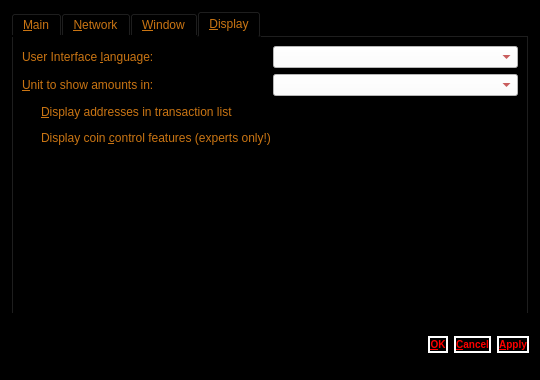
<?xml version="1.0" encoding="UTF-8"?>
<ui version="4.0">
 <class>OptionsDialog</class>
 <widget class="QDialog" name="OptionsDialog">
  <property name="geometry">
   <rect>
    <x>0</x>
    <y>0</y>
    <width>540</width>
    <height>380</height>
   </rect>
  </property>
  <property name="windowTitle">
   <string>Options</string>
  </property>
  <property name="styleSheet">
   <string notr="true">color: rgb(202, 117, 19);
background-color: rgb(0, 0, 0);
</string>
  </property>
  <property name="modal">
   <bool>true</bool>
  </property>
  <layout class="QVBoxLayout" name="verticalLayout">
   <item>
    <widget class="QTabWidget" name="tabWidget">
     <property name="tabPosition">
      <enum>QTabWidget::North</enum>
     </property>
     <property name="currentIndex">
      <number>3</number>
     </property>
     <widget class="QWidget" name="tabMain">
      <attribute name="title">
       <string>&amp;Main</string>
      </attribute>
      <layout class="QVBoxLayout" name="verticalLayout_Main">
       <item>
        <widget class="QLabel" name="transactionFeeInfoLabel">
         <property name="text">
          <string>Optional transaction fee per kB that helps make sure your transactions are processed quickly. Most transactions are 1 kB. Fee 0.01 recommended.</string>
         </property>
         <property name="textFormat">
          <enum>Qt::PlainText</enum>
         </property>
         <property name="wordWrap">
          <bool>true</bool>
         </property>
        </widget>
       </item>
       <item>
        <layout class="QHBoxLayout" name="horizontalLayout_Main">
         <item>
          <widget class="QLabel" name="transactionFeeLabel">
           <property name="text">
            <string>Pay transaction &amp;fee</string>
           </property>
           <property name="textFormat">
            <enum>Qt::PlainText</enum>
           </property>
           <property name="buddy">
            <cstring>transactionFee</cstring>
           </property>
          </widget>
         </item>
         <item>
          <widget class="BitcoinAmountField" name="transactionFee">
           <property name="styleSheet">
            <string notr="true">color: rgb(170, 0, 0);
background-color: rgb(255, 255, 255);</string>
           </property>
          </widget>
         </item>
         <item>
          <spacer name="horizontalSpacer_Main">
           <property name="orientation">
            <enum>Qt::Horizontal</enum>
           </property>
           <property name="sizeHint" stdset="0">
            <size>
             <width>40</width>
             <height>20</height>
            </size>
           </property>
          </spacer>
         </item>
        </layout>
       </item>
       <item>
        <widget class="QCheckBox" name="bitcoinAtStartup">
         <property name="toolTip">
          <string>Automatically start Darsek after logging in to the system.</string>
         </property>
         <property name="text">
          <string>&amp;Start Darsek on system login</string>
         </property>
        </widget>
       </item>
       <item>
        <widget class="QCheckBox" name="detachDatabases">
         <property name="toolTip">
          <string>Detach block and address databases at shutdown. This means they can be moved to another data directory, but it slows down shutdown. The wallet is always detached.</string>
         </property>
         <property name="text">
          <string>&amp;Detach databases at shutdown</string>
         </property>
        </widget>
       </item>
       <item>
        <spacer name="verticalSpacer_Main">
         <property name="orientation">
          <enum>Qt::Vertical</enum>
         </property>
         <property name="sizeHint" stdset="0">
          <size>
           <width>20</width>
           <height>40</height>
          </size>
         </property>
        </spacer>
       </item>
      </layout>
     </widget>
     <widget class="QWidget" name="tabNetwork">
      <attribute name="title">
       <string>&amp;Network</string>
      </attribute>
      <layout class="QVBoxLayout" name="verticalLayout_Network">
       <item>
        <widget class="QCheckBox" name="mapPortUpnp">
         <property name="toolTip">
          <string>Automatically open the Darsek client port on the router. This only works when your router supports UPnP and it is enabled.</string>
         </property>
         <property name="text">
          <string>Map port using &amp;UPnP</string>
         </property>
        </widget>
       </item>
       <item>
        <widget class="QCheckBox" name="connectSocks">
         <property name="toolTip">
          <string>Connect to the Darsek network through a SOCKS proxy (e.g. when connecting through Tor).</string>
         </property>
         <property name="text">
          <string>&amp;Connect through SOCKS proxy:</string>
         </property>
        </widget>
       </item>
       <item>
        <layout class="QHBoxLayout" name="horizontalLayout_Network">
         <item>
          <widget class="QLabel" name="proxyIpLabel">
           <property name="text">
            <string>Proxy &amp;IP:</string>
           </property>
           <property name="textFormat">
            <enum>Qt::PlainText</enum>
           </property>
           <property name="buddy">
            <cstring>proxyIp</cstring>
           </property>
          </widget>
         </item>
         <item>
          <widget class="QValidatedLineEdit" name="proxyIp">
           <property name="maximumSize">
            <size>
             <width>140</width>
             <height>16777215</height>
            </size>
           </property>
           <property name="toolTip">
            <string>IP address of the proxy (e.g. 127.0.0.1)</string>
           </property>
           <property name="styleSheet">
            <string notr="true">color: rgb(170, 0, 0);
background-color: rgb(255, 255, 255);</string>
           </property>
          </widget>
         </item>
         <item>
          <widget class="QLabel" name="proxyPortLabel">
           <property name="text">
            <string>&amp;Port:</string>
           </property>
           <property name="textFormat">
            <enum>Qt::PlainText</enum>
           </property>
           <property name="buddy">
            <cstring>proxyPort</cstring>
           </property>
          </widget>
         </item>
         <item>
          <widget class="QLineEdit" name="proxyPort">
           <property name="maximumSize">
            <size>
             <width>55</width>
             <height>16777215</height>
            </size>
           </property>
           <property name="toolTip">
            <string>Port of the proxy (e.g. 9050)</string>
           </property>
           <property name="styleSheet">
            <string notr="true">color: rgb(170, 0, 0);
background-color: rgb(255, 255, 255);</string>
           </property>
          </widget>
         </item>
         <item>
          <widget class="QLabel" name="socksVersionLabel">
           <property name="text">
            <string>SOCKS &amp;Version:</string>
           </property>
           <property name="textFormat">
            <enum>Qt::PlainText</enum>
           </property>
           <property name="buddy">
            <cstring>socksVersion</cstring>
           </property>
          </widget>
         </item>
         <item>
          <widget class="QValueComboBox" name="socksVersion">
           <property name="toolTip">
            <string>SOCKS version of the proxy (e.g. 5)</string>
           </property>
           <property name="styleSheet">
            <string notr="true">color: rgb(170, 0, 0);
background-color: rgb(255, 255, 255);</string>
           </property>
          </widget>
         </item>
         <item>
          <spacer name="horizontalSpacer_Network">
           <property name="orientation">
            <enum>Qt::Horizontal</enum>
           </property>
           <property name="sizeHint" stdset="0">
            <size>
             <width>40</width>
             <height>20</height>
            </size>
           </property>
          </spacer>
         </item>
        </layout>
       </item>
       <item>
        <spacer name="verticalSpacer_Network">
         <property name="orientation">
          <enum>Qt::Vertical</enum>
         </property>
         <property name="sizeHint" stdset="0">
          <size>
           <width>20</width>
           <height>40</height>
          </size>
         </property>
        </spacer>
       </item>
      </layout>
     </widget>
     <widget class="QWidget" name="tabWindow">
      <attribute name="title">
       <string>&amp;Window</string>
      </attribute>
      <layout class="QVBoxLayout" name="verticalLayout_Window">
       <item>
        <widget class="QCheckBox" name="minimizeToTray">
         <property name="toolTip">
          <string>Show only a tray icon after minimizing the window.</string>
         </property>
         <property name="text">
          <string>&amp;Minimize to the tray instead of the taskbar</string>
         </property>
        </widget>
       </item>
       <item>
        <widget class="QCheckBox" name="minimizeOnClose">
         <property name="toolTip">
          <string>Minimize instead of exit the application when the window is closed. When this option is enabled, the application will be closed only after selecting Quit in the menu.</string>
         </property>
         <property name="text">
          <string>M&amp;inimize on close</string>
         </property>
        </widget>
       </item>
       <item>
        <spacer name="verticalSpacer_Window">
         <property name="orientation">
          <enum>Qt::Vertical</enum>
         </property>
         <property name="sizeHint" stdset="0">
          <size>
           <width>20</width>
           <height>40</height>
          </size>
         </property>
        </spacer>
       </item>
      </layout>
     </widget>
     <widget class="QWidget" name="tabDisplay">
      <attribute name="title">
       <string>&amp;Display</string>
      </attribute>
      <layout class="QVBoxLayout" name="verticalLayout_Display">
       <item>
        <layout class="QHBoxLayout" name="horizontalLayout_1_Display">
         <item>
          <widget class="QLabel" name="langLabel">
           <property name="text">
            <string>User Interface &amp;language:</string>
           </property>
           <property name="textFormat">
            <enum>Qt::PlainText</enum>
           </property>
           <property name="buddy">
            <cstring>lang</cstring>
           </property>
          </widget>
         </item>
         <item>
          <widget class="QValueComboBox" name="lang">
           <property name="toolTip">
            <string>The user interface language can be set here. This setting will take effect after restarting Darsek.</string>
           </property>
           <property name="styleSheet">
            <string notr="true">color: rgb(170, 0, 0);
background-color: rgb(255, 255, 255);</string>
           </property>
          </widget>
         </item>
        </layout>
       </item>
       <item>
        <layout class="QHBoxLayout" name="horizontalLayout_2_Display">
         <item>
          <widget class="QLabel" name="unitLabel">
           <property name="text">
            <string>&amp;Unit to show amounts in:</string>
           </property>
           <property name="textFormat">
            <enum>Qt::PlainText</enum>
           </property>
           <property name="buddy">
            <cstring>unit</cstring>
           </property>
          </widget>
         </item>
         <item>
          <widget class="QValueComboBox" name="unit">
           <property name="toolTip">
            <string>Choose the default subdivision unit to show in the interface and when sending coins.</string>
           </property>
           <property name="styleSheet">
            <string notr="true">color: rgb(170, 0, 0);
background-color: rgb(255, 255, 255);</string>
           </property>
          </widget>
         </item>
        </layout>
       </item>
       <item>
        <widget class="QCheckBox" name="displayAddresses">
         <property name="toolTip">
          <string>Whether to show Darsek addresses in the transaction list or not.</string>
         </property>
         <property name="text">
          <string>&amp;Display addresses in transaction list</string>
         </property>
        </widget>
       </item>
       <item>
        <widget class="QCheckBox" name="coinControlFeatures">
         <property name="toolTip">
          <string>Whether to show coin control features or not.</string>
         </property>
         <property name="text">
          <string>Display coin &amp;control features (experts only!)</string>
         </property>
        </widget>
       </item>
       <item>
        <spacer name="verticalSpacer_Display">
         <property name="orientation">
          <enum>Qt::Vertical</enum>
         </property>
         <property name="sizeHint" stdset="0">
          <size>
           <width>20</width>
           <height>40</height>
          </size>
         </property>
        </spacer>
       </item>
      </layout>
     </widget>
    </widget>
   </item>
   <item>
    <layout class="QHBoxLayout" name="horizontalLayout_Buttons">
     <item>
      <spacer name="horizontalSpacer_1">
       <property name="orientation">
        <enum>Qt::Horizontal</enum>
       </property>
       <property name="sizeHint" stdset="0">
        <size>
         <width>40</width>
         <height>48</height>
        </size>
       </property>
      </spacer>
     </item>
     <item>
      <widget class="QLabel" name="statusLabel">
       <property name="font">
        <font>
         <weight>75</weight>
         <bold>true</bold>
        </font>
       </property>
       <property name="text">
        <string/>
       </property>
       <property name="textFormat">
        <enum>Qt::PlainText</enum>
       </property>
       <property name="wordWrap">
        <bool>true</bool>
       </property>
      </widget>
     </item>
     <item>
      <spacer name="horizontalSpacer_2">
       <property name="orientation">
        <enum>Qt::Horizontal</enum>
       </property>
       <property name="sizeHint" stdset="0">
        <size>
         <width>40</width>
         <height>48</height>
        </size>
       </property>
      </spacer>
     </item>
     <item>
      <widget class="QPushButton" name="okButton">
       <property name="styleSheet">
        <string notr="true"> background : #000000 ;border-radius:10px; border-color: white; color: red;  border-style: solid; border-width: 2px;font: bold 10px;min-width: 8em;</string>
       </property>
       <property name="text">
        <string>&amp;OK</string>
       </property>
      </widget>
     </item>
     <item>
      <widget class="QPushButton" name="cancelButton">
       <property name="styleSheet">
        <string notr="true"> background : #000000 ;border-radius:10px; border-color: white; color: red;  border-style: solid; border-width: 2px;font: bold 10px;min-width: 8em;</string>
       </property>
       <property name="text">
        <string>&amp;Cancel</string>
       </property>
       <property name="autoDefault">
        <bool>false</bool>
       </property>
      </widget>
     </item>
     <item>
      <widget class="QPushButton" name="applyButton">
       <property name="styleSheet">
        <string notr="true"> background : #000000 ;border-radius:10px; border-color: white; color: red;  border-style: solid; border-width: 2px;font: bold 10px;min-width: 8em;</string>
       </property>
       <property name="text">
        <string>&amp;Apply</string>
       </property>
       <property name="autoDefault">
        <bool>false</bool>
       </property>
      </widget>
     </item>
    </layout>
   </item>
  </layout>
 </widget>
 <customwidgets>
  <customwidget>
   <class>QValidatedLineEdit</class>
   <extends>QLineEdit</extends>
   <header>qvalidatedlineedit.h</header>
  </customwidget>
  <customwidget>
   <class>BitcoinAmountField</class>
   <extends>QLineEdit</extends>
   <header>bitcoinamountfield.h</header>
   <container>1</container>
  </customwidget>
  <customwidget>
   <class>QValueComboBox</class>
   <extends>QComboBox</extends>
   <header>qvaluecombobox.h</header>
  </customwidget>
 </customwidgets>
 <resources/>
 <connections/>
</ui>
